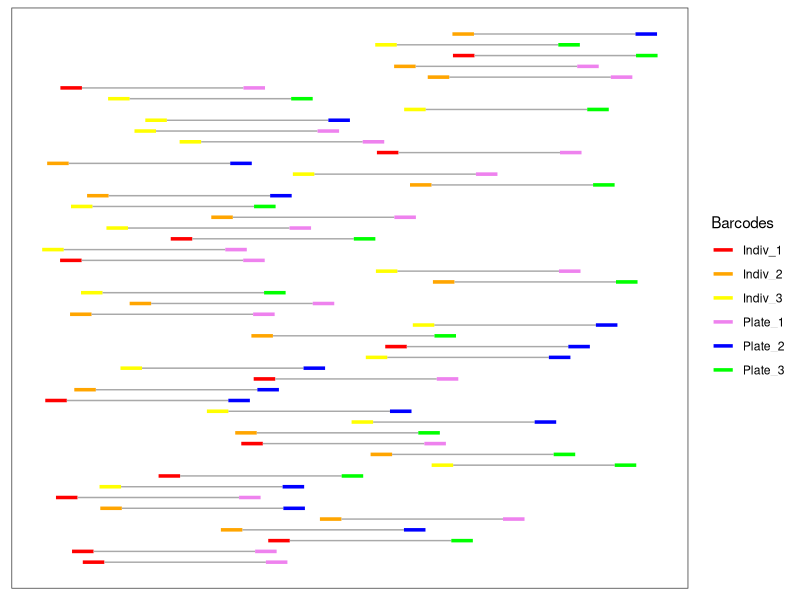
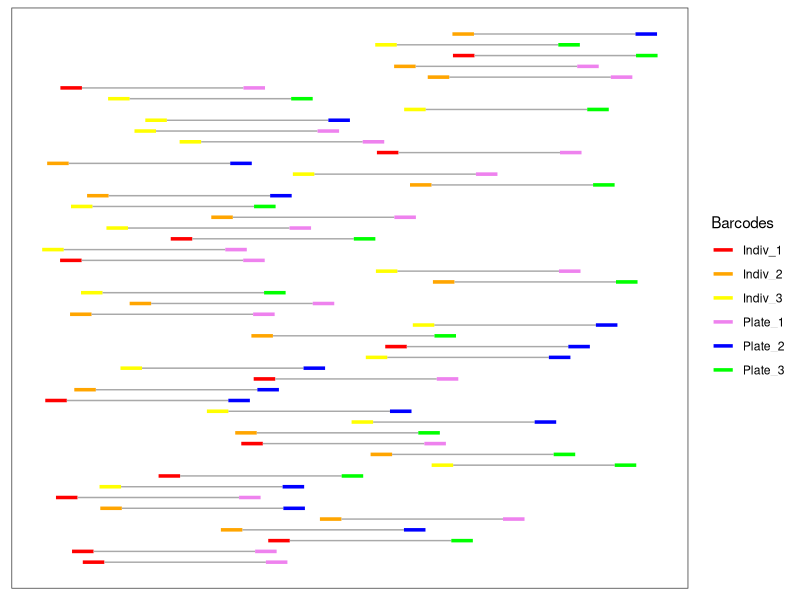

Write R code to recreate these figures, in order.

library(ggplot2)
library(dplyr)



n <- 50  # number of sequences to do
sl <- 30  # sequence length
bcl <- 4 # bar code length



set.seed(5)


inds <- sample(x = c("Indiv_1", "Indiv_2", "Indiv_3"), size = n, replace = TRUE)
plates <- sample(x = c("Plate_1", "Plate_2", "Plate_3"), size = n, replace = TRUE)


# make a data frame of sequences
df <- data_frame(ID = 1:n) %>%
  mutate(y = sample(ID) * 2,
         xstart = runif(n(), min = 2, max = 120 - sl - 2 * bcl - 2)) %>%
  mutate(bc1end = xstart + bcl,
         bc2start = bc1end + sl,
         bc2end = bc2start + bcl) %>%
  mutate(ind = inds,
         plate = plates)

ggplot(df) +
  geom_segment(mapping = aes(x = xstart, xend = bc1end, y = y, yend = y, colour = ind), size = 1.2) +
  geom_segment(mapping = aes(x = bc1end, xend = bc2start, y = y, yend = y), colour = "darkgrey") +
  geom_segment(mapping = aes(x = bc2start, xend = bc2end, y = y, yend = y, colour = plate), size = 1.2) +
  theme_bw() +
  theme(axis.title = element_blank(),
        axis.ticks = element_blank(),
        axis.text = element_blank(),
        panel.grid = element_blank()) + 
  scale_colour_manual(name = "Barcodes",
                      values = c("red", "orange", "yellow", "violet", "blue", "green"))

ggsave(filename = "figure-creation/output/combi-barcodes.pdf", width = 7, height = 4)
